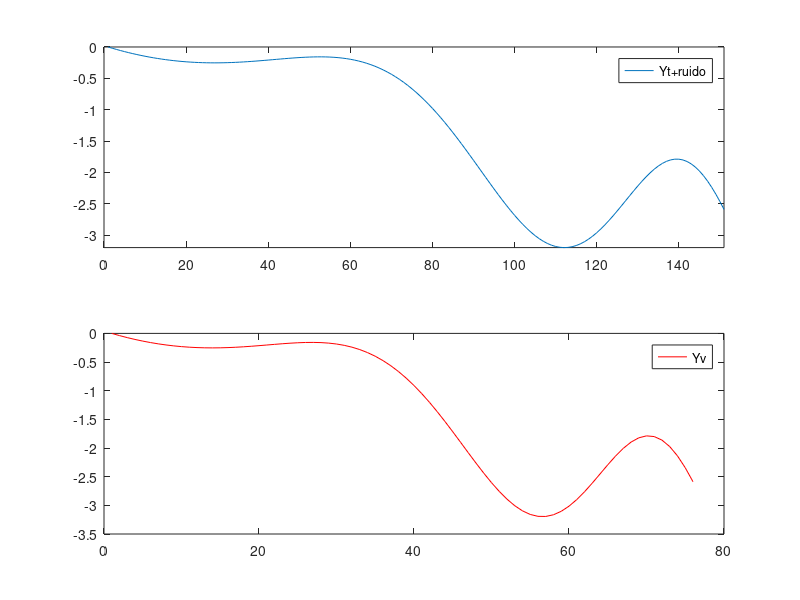

This figure's MATLAB source:
% Gera Funcaoo sen(x^2) - x

clear;
close all;
clc;

% Dados para treinamento
Xt = (0:0.02:3)';
npt = length(Xt);
Yt = sin(Xt.^2) - Xt;
Xt = [Xt, Xt.^2];
ruido = 0.0*(2*rand(npt,1)-1);
Yt = Yt + ruido;
subplot(2,1,1);
plot(Yt);
axis ([0, npt, min(Yt), max(Yt)]);
legend('Yt+ruido');

% Dados para  validacao
Xv = (0:0.04:3)';
Yv = sin(Xv.^2) - Xv;
Xv = [Xv, Xv.^2];
subplot(2,1,2);
axis ([0, npt, min(Yt), max(Yt)]);
plot(Yv,'r');
legend('Yv');